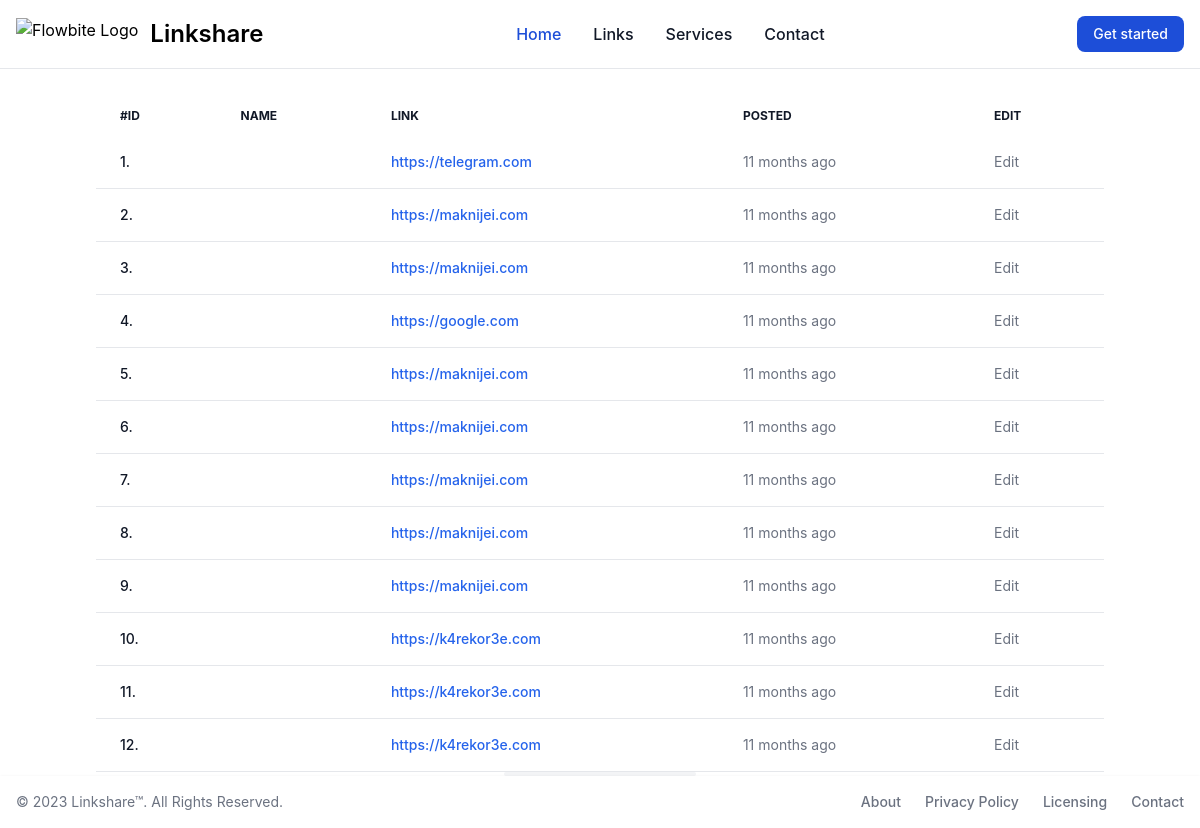
Page /links/ on the earlier database version.
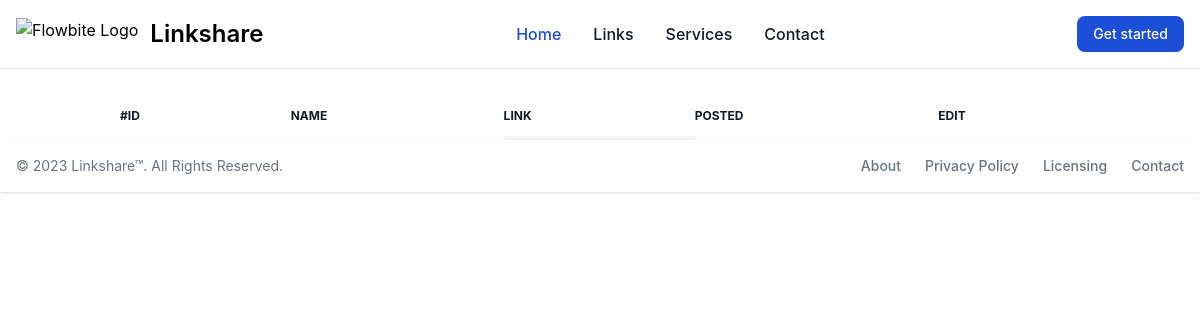
Same page on the later database version.
### links/models.py (models this page shows, shortened)
class Link(models.Model):
    title = models.CharField(max_length=100)
    url = models.URLField(max_length=500)
    tag = models.ForeignKey(Tag, default=None, on_delete=models.CASCADE)
    submitter = models.ForeignKey(User, on_delete=models.CASCADE, related_name="uploader")
    description = models.TextField(default="")
    votes = models.ManyToManyField(User)
    date_added = models.DateTimeField(auto_now_add=True)
    class Meta:
        indexes = [
            models.Index(fields=["title", "url", "tag"], name="main_idxs"),
            models.Index(fields=["description"], name="sub_idxs")
        ]

### links/views.py (the view)
# urls.py: path("links/", LinksListView.as_view(), name="links"),
class LinksListView(ListView):
    model = Link
    template_name = "links/links.html"

### links/templates/links/links.html (shortened to what this page needs)
{% extends 'base.html' %}
{% block content %}
<div class="pt-24 dark:text-gray-400 mx-24">
    <table class="w-full text-sm text-left text-gray-500 dark:text-gray-400">
        <thead class="text-xs text-gray-900 uppercase dark:text-gray-400">
            <tr>
                <th scope="col" class="px-6 py-3">
                    #ID
                </th>
                <th scope="col" class="px-6 py-3">
                    Name
                </th>
                <th scope="col" class="px-6 py-3">
                    Link
                </th>
                <th scope="col" class="px-6 py-3">
                    Posted
                </th>
                <th scope="col" class="px-6 py-3">
                    Edit
                </th>
            </tr>
        </thead>
        <tbody>
            {% for link in link_list %}
            <tr class="bg-white dark:bg-gray-800 border-b">
                <th scope="row" class="px-6 py-4 font-medium text-gray-900 whitespace-nowrap dark:text-white">
                    {{ forloop.counter }}.
                </th>
                <th scope="row" class="px-6 py-4 font-medium text-gray-900 whitespace-nowrap dark:text-white">
                </th>
                <td class="px-6 py-4">
                    <a href="{{ link.url }}" class="inline-flex items-center font-medium text-blue-600 hover:text-blue-800 dark:text-blue-500 dark:hover:text-blue-700">
                        {{ link.url }}
                    </a>
                </td>
                <td class="px-6 py-4">
                    {{ link.date_added | timesince }} ago
                </td>
                <td class="px-6 py-4">
                    <a href="#!">Edit</a>
                </td>
            </tr>
            {% endfor %}
        </tbody>
    </table>
</div>
{% endblock content %}

### templates/base.html (shortened to what this page needs)
{% load static %}
<!DOCTYPE html>
<html lang="en">
<head>
    <link rel="stylesheet" href="{% static 'css/style.css' %}">
</head>
<body class="w-full">
<nav class="bg-white dark:bg-gray-900 fixed w-full z-20 top-0 left-0 border-b border-gray-200 dark:border-gray-600">
    <div class="max-w-screen-xl flex flex-wrap items-center justify-between mx-auto p-4">
    <a href="{% url 'links:index' %}" class="flex items-center">
        <img draggable="false" src="https://yt3.ggpht.com/oyW2hcZdZTWBppQRg7_AkxoLxTJBPrFZLBpwk2wrzy6IN4nUFjdz5kAIbjgeUIV4j4jrH2I79Q=s108-c-k-c0x00ffffff-no-rj" class="h-8 mr-3" alt="Flowbite Logo">
        <span class="self-center text-2xl font-semibold whitespace-nowrap dark:text-white">Linkshare</span>
    </a>
    <div class="flex md:order-2">
        <a href="{% url 'users:register' %}"  class="text-white bg-blue-700 hover:bg-blue-800 focus:ring-4 focus:outline-none focus:ring-blue-300 font-medium rounded-lg text-sm px-4 py-2 text-center mr-3 md:mr-0 dark:bg-blue-600 dark:hover:bg-blue-700 dark:focus:ring-blue-800">Get started</a>
    </div>
    <div class="items-center justify-between hidden w-full md:flex md:w-auto md:order-1" id="navbar-sticky">
      <ul class="flex flex-col w-full p-4 md:p-0 mt-4 font-medium border border-gray-100 rounded-lg bg-gray-50 md:flex-row md:space-x-8 md:mt-0 md:border-0 md:bg-white dark:bg-gray-800 md:dark:bg-gray-900 dark:border-gray-700">
        <li>
          <a href="{% url 'links:index' %}" class="block py-2 pl-3 pr-4 text-white bg-blue-700 rounded md:bg-transparent md:text-blue-700 md:p-0 md:dark:text-blue-500" aria-current="page">Home</a>
        </li>
        <li>
          <a href="{% url 'links:links' %}" class="block py-2 pl-3 pr-4 text-gray-900 rounded hover:bg-gray-100 md:hover:bg-transparent md:hover:text-blue-700 md:p-0 md:dark:hover:text-blue-500 dark:text-white dark:hover:bg-gray-700 dark:hover:text-white md:dark:hover:bg-transparent dark:border-gray-700">Links</a>
        </li>
        <li>
          <a href="#" class="block py-2 pl-3 pr-4 text-gray-900 rounded hover:bg-gray-100 md:hover:bg-transparent md:hover:text-blue-700 md:p-0 md:dark:hover:text-blue-500 dark:text-white dark:hover:bg-gray-700 dark:hover:text-white md:dark:hover:bg-transparent dark:border-gray-700">Services</a>
        </li>
        <li>
          <a href="#" class="block py-2 pl-3 pr-4 text-gray-900 rounded hover:bg-gray-100 md:hover:bg-transparent md:hover:text-blue-700 md:p-0 md:dark:hover:text-blue-500 dark:text-white dark:hover:bg-gray-700 dark:hover:text-white md:dark:hover:bg-transparent dark:border-gray-700">Contact</a>
        </li>
      </ul>
    </div>
    </div>
  </nav>
    {% block content %}
    {% endblock content %}
    <hr class="w-48 h-1 mx-auto bg-gray-100 border-0 rounded dark:bg-gray-700">
    <footer class="bg-white shadow dark:bg-gray-800">
        <div class="w-full mx-auto max-w-screen-xl p-4 md:flex md:items-center md:justify-between">
          <span class="text-sm text-gray-500 sm:text-center dark:text-gray-400">© 2023 <a href="https://flowbite.com/" class="hover:underline">Linkshare™</a>. All Rights Reserved.
        </span>
        <ul class="flex flex-wrap items-center mt-3 text-sm font-medium text-gray-500 dark:text-gray-400 sm:mt-0">
            <li>
                <a href="#" class="mr-4 hover:underline md:mr-6 ">About</a>
            </li>
            <li>
                <a href="#" class="mr-4 hover:underline md:mr-6">Privacy Policy</a>
            </li>
            <li>
                <a href="#" class="mr-4 hover:underline md:mr-6">Licensing</a>
            </li>
            <li>
                <a href="#" class="hover:underline">Contact</a>
            </li>
        </ul>
        </div>
    </footer>
</body>
</html>

Differences in the rows shown:
removed Link: url "https://telegram.com", date_added "11 months"
removed Link: url "https://maknijei.com", date_added "11 months"
removed Link: url "https://maknijei.com", date_added "11 months"
removed Link: url "https://google.com", date_added "11 months"
removed Link: url "https://maknijei.com", date_added "11 months"
removed Link: url "https://maknijei.com", date_added "11 months"
removed Link: url "https://maknijei.com", date_added "11 months"
removed Link: url "https://maknijei.com", date_added "11 months"
removed Link: url "https://maknijei.com", date_added "11 months"
removed Link: url "https://k4rekor3e.com", date_added "11 months"
removed Link: url "https://k4rekor3e.com", date_added "11 months"
removed Link: url "https://k4rekor3e.com", date_added "11 months"
